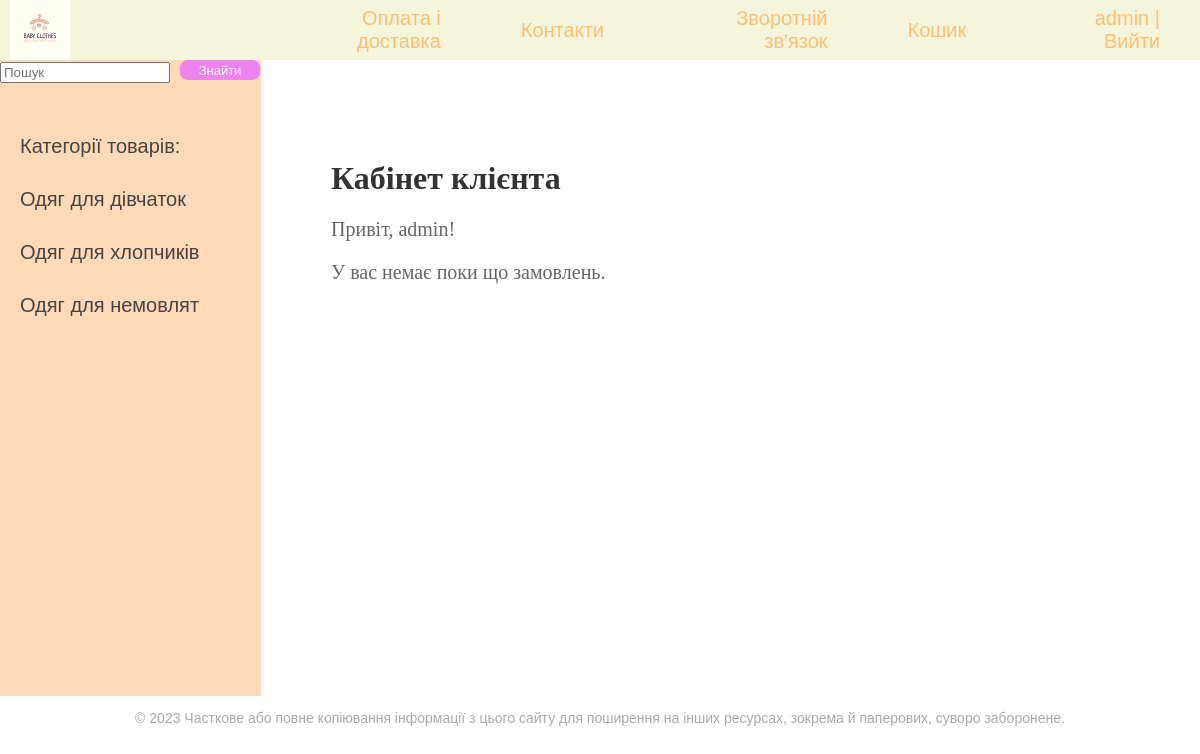
The page /client_page/ (signed in) on the database its author committed.
### online_store/models.py (models this page shows, shortened)
class Category(models.Model):
    name = models.CharField(max_length=100, db_index=True, verbose_name = 'Категорія')
    slug = models.SlugField(max_length=255, unique=True, null=True, db_index=True, verbose_name='URL')
    def get_absolute_url(self):
        return reverse('category', kwargs={'cat_id': self.pk})
    class Meta:
        verbose_name = 'Категорія'
        verbose_name_plural = 'Категорії'
        ordering = ['id']

### online_store/views.py (the view)
# urls.py: path('client_page/', client_page, name='client_page'),
@login_required(login_url='login')
def client_page(request):
    goods = Category.objects.all()
    orders = Order.objects.filter(name=request.user.username)
    context = {'menu': menu, 'goods': goods, 'orders': orders}
    return render(request, 'client_page.html', context=context)

### online_store/templates/client_page.html
{% extends 'base.html' %}
{% block content %}
{% if request.user.is_authenticated %}
<div class="heading">
    <h1>Кабінет клієнта</h1>
  <p class="contact-subheading">Привіт, {{ request.user.username }}!</p>
   {% if orders %}
    <h3>Ваші замовлення:</h3>
    {% for order in orders %}
        <h3>Order: {{ order.id }}</h3>
        <p>Имя: {{ order.name }}</p>
        <p>Телефон: {{ order.phone }}</p>
        <p>Email: {{ order.email }}</p>
        <p>Продукты: {{ order.products }}</p>
        <p>Сумма заказа: {{ order.total_sum }}</p>
        <hr>
    {% endfor %}
        {% else %}
        <p class="contact-subheading">У вас немає поки що замовлень.</p>
    {% endif %}
</div>
{% endif %}
{% endblock %}

### online_store/templates/base.html (shortened to what this page needs)
<!DOCTYPE html>
{% load static %}
<html>
<head>
    <link type="text/css" href="{% static 'css/styles.css'%}" rel="stylesheet">
</head>
<body>
<table class="table-page" border=0 cellpadding="0" cellspacing="0">
<tr><td valign=top>
{% block mainmenu %}
<div class="header">
		<ul id="mainmenu" class="mainmenu">
		<li class="logo"><a href="/"><div class="logo"></div></a></li>
{% for m in menu %}
			<li><a href="{% url m.url_name %}">{{m.title}}</a></li>
{% endfor %}
{% if user.is_authenticated %}
<li><a href="{% url 'client_page' %}">{{user.username}}</a> | <a href="{% url 'logout' %}">Вийти</a></li>
{% else %}
<li><a href="{% url 'register' %}">Реєстрація</a> | <a href="{% url 'login' %}">Увійти</a></li>
{% endif %}
		</ul>
</div>
{% endblock %}
<table class="table-content" border=0 cellpadding="0" cellspacing="0">
<tr>
<td valign="top" class="left-chapters">
	<form class="form-inline mt-2 mt-md-0" method="get">
    				<input name="q" class="form-control custom-input-style mr-sm-2" type="text" placeholder="Пошук" aria-label="Search">
		<div class="search-container">
					<input type="submit" value="Знайти" class="button-style">
		</div>
	</form>
<ul id="leftchapters">
{% if cat_selected == 0 %}
		<li class="selected">Категорії товарів:</li>
{% else %}
		<li><a href="{% url 'home' %}">Категорії товарів:</a></li>
{% endif %}
{% for c in goods %}
		<li><a href="{{ c.get_absolute_url }}">{{c.name}}</a></li>
{% endfor %}
</ul>
</td>
<td valign="top" class="content">
<div class="content-text">
{% block content %}
{% endblock %}
</div>
</td></tr></table></td></tr>
<tr><td valign=top>
	<div id="footer">
		<p>&copy; 2023 Часткове або повне копіювання інформації з цього сайту для поширення на інших ресурсах, зокрема й паперових, суворо заборонене.</p>
	</div>
</td></tr></table>
</body>
</html>

### online_store/static/css/styles.css (style rules this page uses)
html, body { font-family: 'Arial'; margin: 0; padding: 0; height: 100%; width: 100%; color: #444; }
.button-style { background-color: violet; color: #fff; padding: 20px 10px; border: none; border-radius: 5px; cursor: pointer; }
a { color: #0059b2; text-decoration: none; }
.table-page { width: 100%; height: 100%; vertical-align: top; }
.table-page tr { height: 100%; }
.header { display: flex; background: beige; height: 60px; align-items: left; }
.logo { background: url('../images/p.png') no-repeat 10px 5px; width: 250px; height: 70px; }
ul.mainmenu { list-style: none; margin: 0; padding: 0; height: 60px; color: #fdc073; font-size: 20px; overflow: hidden; text-align: right; align-items: center; flex-grow: 1; display: flex; justify-content: flex-end; }
ul.mainmenu li { display: inline-block; margin: 0 40px; }
ul.mainmenu li.logo { margin: 0; }
ul.mainmenu li a { color: #fdc073; text-decoration: none; }
.table-content { width: 100%; min-height: 100%; height: 100%; }
.left-chapters { margin: 0; background: #FFDAB9; border-right: 1px solid #FFDAB9; min-height: 100%; }
.left-chapters ul { width: 230px; min-height: 100%; margin: 0; padding: 20px 10px 10px 20px; list-style: none; font-size: 20px; }
.left-chapters ul li { margin: 30px 0 0 0; color: #999; }
.left-chapters ul li a { color: #444; text-decoration: none; }
.content { padding: 40px 20px 20px 40px; width: 100%; box-sizing: border-box; }
.content-text { margin: 60px 0 0 30px; color: #000; font-size: 20px; font-family: Yandex Sans Display Light; }
.content-text h1 { font-size: 32px; }
#footer { box-sizing: border-box; width: 100%; background: lightbeige; padding: 60px; color: #aaa; font-size: 14px; font-family: Verdana, Geneva, Arial, Helvetica; text-align: center; overflow: hidden; }
.custom-input-style { width: 80%; }
ul { list-style: none; }
li { display: flex; align-items: flex-start; margin-bottom: 20px; }
.button-style { display: inline-block; padding: 10px; min-width: 70px; background: violet; color: #fff; text-decoration: none; border-radius: 8px; }
.search-container { display: flex; align-items: center; justify-content: flex-end; margin-bottom: 5px; }
.form-inline { display: flex; align-items: center; }
.custom-input-style { margin-right: 10px; }
.button-style { margin-left: 0; width: 80px; height: 20px; padding: 0px; font-size: 13px; }
.contact-subheading { font-size: 20px; color: #666; margin-bottom: 10px; }
.heading { font-size: 28px; color: #333; margin-bottom: 20px; }

### rows shown on the page
Category: name "Одяг для дівчаток"
Category: name "Одяг для хлопчиків"
Category: name "Одяг для немовлят"

### other values the page prints
{{ m.title }} "Оплата і доставка" "Контакти" "Зворотній зв'язок" "Кошик"
{{ user.username }} "admin"
{{ request.user.username }} "admin"
